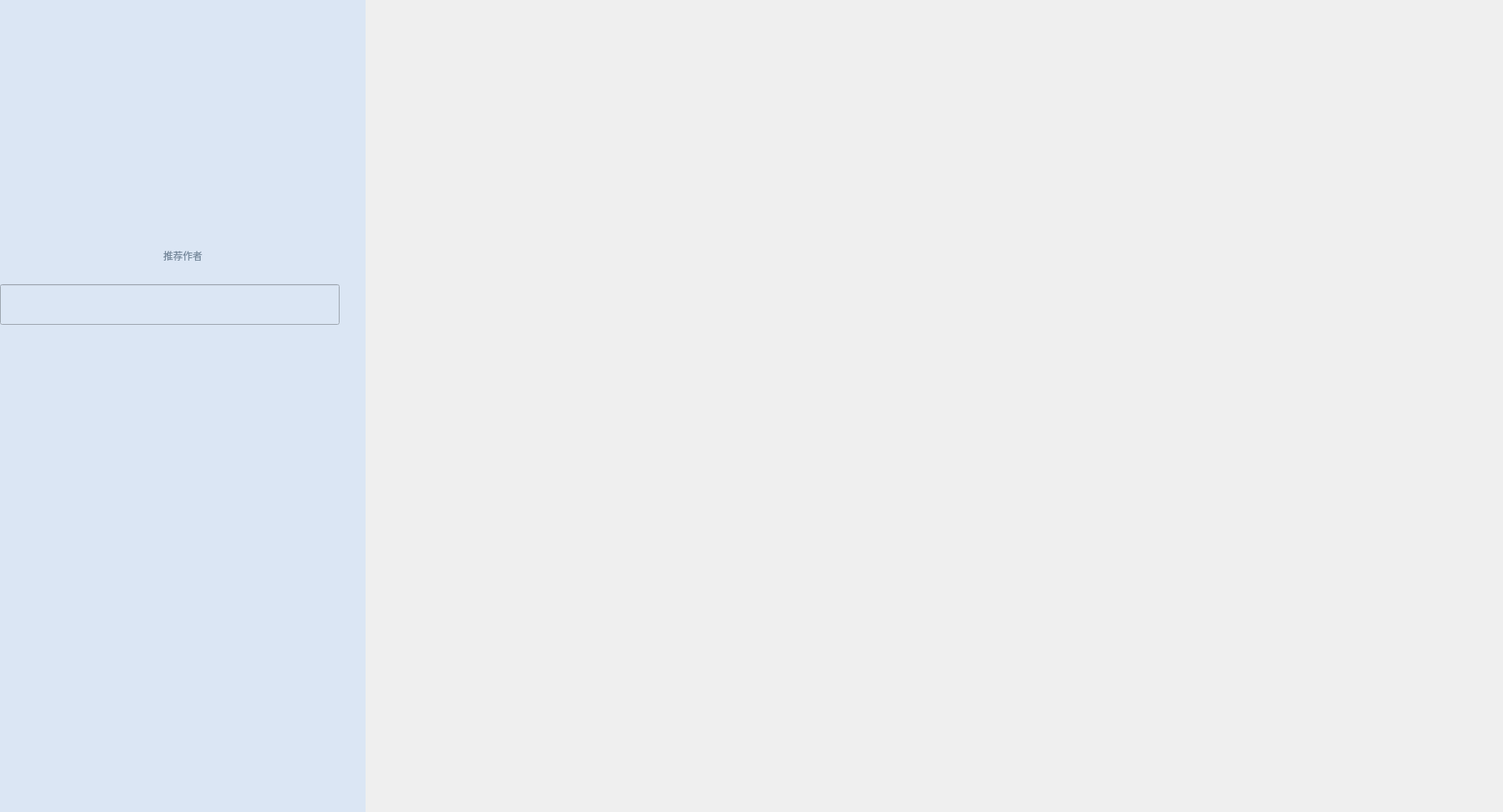
<?xml version="1.0" encoding="UTF-8"?>
<ui version="4.0">
 <class>Widget</class>
 <widget class="QWidget" name="Widget">
  <property name="geometry">
   <rect>
    <x>0</x>
    <y>0</y>
    <width>1850</width>
    <height>1000</height>
   </rect>
  </property>
  <property name="sizePolicy">
   <sizepolicy hsizetype="Preferred" vsizetype="Preferred">
    <horstretch>0</horstretch>
    <verstretch>0</verstretch>
   </sizepolicy>
  </property>
  <property name="minimumSize">
   <size>
    <width>0</width>
    <height>0</height>
   </size>
  </property>
  <property name="baseSize">
   <size>
    <width>0</width>
    <height>0</height>
   </size>
  </property>
  <property name="windowTitle">
   <string>Widget</string>
  </property>
  <layout class="QGridLayout" name="gridLayout">
   <property name="leftMargin">
    <number>0</number>
   </property>
   <property name="topMargin">
    <number>0</number>
   </property>
   <property name="rightMargin">
    <number>0</number>
   </property>
   <property name="bottomMargin">
    <number>0</number>
   </property>
   <property name="spacing">
    <number>0</number>
   </property>
   <item row="0" column="0" colspan="2">
    <widget class="TitleBar" name="titleBar" native="true">
     <property name="minimumSize">
      <size>
       <width>0</width>
       <height>0</height>
      </size>
     </property>
     <property name="maximumSize">
      <size>
       <width>16777215</width>
       <height>16777215</height>
      </size>
     </property>
     <property name="styleSheet">
      <string notr="true"/>
     </property>
    </widget>
   </item>
   <item row="1" column="0">
    <widget class="QWidget" name="widget" native="true">
     <property name="sizePolicy">
      <sizepolicy hsizetype="Minimum" vsizetype="Minimum">
       <horstretch>0</horstretch>
       <verstretch>0</verstretch>
      </sizepolicy>
     </property>
     <property name="minimumSize">
      <size>
       <width>450</width>
       <height>0</height>
      </size>
     </property>
     <property name="maximumSize">
      <size>
       <width>450</width>
       <height>16777215</height>
      </size>
     </property>
     <property name="styleSheet">
      <string notr="true">background:rgb(219,230,244);</string>
     </property>
     <layout class="QVBoxLayout" name="verticalLayout">
      <property name="spacing">
       <number>0</number>
      </property>
      <property name="leftMargin">
       <number>0</number>
      </property>
      <property name="topMargin">
       <number>0</number>
      </property>
      <property name="rightMargin">
       <number>0</number>
      </property>
      <property name="bottomMargin">
       <number>0</number>
      </property>
      <item>
       <widget class="QPushButton" name="pushButton_HomePage">
        <property name="sizePolicy">
         <sizepolicy hsizetype="Preferred" vsizetype="Fixed">
          <horstretch>0</horstretch>
          <verstretch>0</verstretch>
         </sizepolicy>
        </property>
        <property name="minimumSize">
         <size>
          <width>100</width>
          <height>70</height>
         </size>
        </property>
        <property name="styleSheet">
         <string notr="true">QPushButton{
	background:rgb(219,230,244);
	border:0px;
	color:rgb(118,137,156);
	font: 10pt &quot;华文中宋&quot;;
}

QPushButton:focus{
	background:rgb(237,245,253);
	color:rgb(88,109,131);
}</string>
        </property>
        <property name="text">
         <string/>
        </property>
       </widget>
      </item>
      <item>
       <widget class="QPushButton" name="pushButton_Books">
        <property name="sizePolicy">
         <sizepolicy hsizetype="Preferred" vsizetype="Fixed">
          <horstretch>0</horstretch>
          <verstretch>0</verstretch>
         </sizepolicy>
        </property>
        <property name="minimumSize">
         <size>
          <width>100</width>
          <height>70</height>
         </size>
        </property>
        <property name="styleSheet">
         <string notr="true">QPushButton{
	background:rgb(219,230,244);
	border:0px;
	color:rgb(118,137,156);
	
	font: 10pt &quot;华文中宋&quot;;
}

QPushButton:focus{
	background:rgb(237,245,253);
	color:rgb(88,109,131);
}</string>
        </property>
        <property name="text">
         <string/>
        </property>
       </widget>
      </item>
      <item>
       <widget class="QPushButton" name="pushButton_Publications">
        <property name="sizePolicy">
         <sizepolicy hsizetype="Preferred" vsizetype="Fixed">
          <horstretch>0</horstretch>
          <verstretch>0</verstretch>
         </sizepolicy>
        </property>
        <property name="minimumSize">
         <size>
          <width>100</width>
          <height>70</height>
         </size>
        </property>
        <property name="styleSheet">
         <string notr="true">QPushButton{
	background:rgb(219,230,244);
	color:rgb(118,137,156);
	font: 10pt &quot;华文中宋&quot;;
	border:0px;
}

QPushButton:focus{
	background:rgb(237,245,253);
	color:rgb(88,109,131);
}</string>
        </property>
        <property name="text">
         <string/>
        </property>
       </widget>
      </item>
      <item>
       <widget class="QPushButton" name="pushButton_School">
        <property name="sizePolicy">
         <sizepolicy hsizetype="Preferred" vsizetype="Fixed">
          <horstretch>0</horstretch>
          <verstretch>0</verstretch>
         </sizepolicy>
        </property>
        <property name="minimumSize">
         <size>
          <width>100</width>
          <height>70</height>
         </size>
        </property>
        <property name="styleSheet">
         <string notr="true">QPushButton{
	background:rgb(219,230,244);
	color:rgb(118,137,156);
	border:0px;
	font: 10pt &quot;华文中宋&quot;;
}

QPushButton:focus{
	background:rgb(237,245,253);
	color:rgb(88,109,131);
}</string>
        </property>
        <property name="text">
         <string/>
        </property>
       </widget>
      </item>
      <item>
       <widget class="QPushButton" name="pushButton_author">
        <property name="sizePolicy">
         <sizepolicy hsizetype="Preferred" vsizetype="Fixed">
          <horstretch>0</horstretch>
          <verstretch>0</verstretch>
         </sizepolicy>
        </property>
        <property name="minimumSize">
         <size>
          <width>100</width>
          <height>70</height>
         </size>
        </property>
        <property name="styleSheet">
         <string notr="true">QPushButton{
	background:rgb(219,230,244);
	border-radius:15px;
	color:rgb(118,137,156);
	
	font: 10pt &quot;华文中宋&quot;;
}

QPushButton:focus{
	background:rgb(237,245,253);
	color:rgb(88,109,131);
}</string>
        </property>
        <property name="text">
         <string>推荐作者</string>
        </property>
       </widget>
      </item>
      <item>
       <layout class="QHBoxLayout" name="horizontalLayout_8">
        <property name="spacing">
         <number>0</number>
        </property>
        <item>
         <widget class="QLineEdit" name="lineEdit_SearchContent">
          <property name="sizePolicy">
           <sizepolicy hsizetype="Expanding" vsizetype="Preferred">
            <horstretch>0</horstretch>
            <verstretch>0</verstretch>
           </sizepolicy>
          </property>
         </widget>
        </item>
        <item>
         <widget class="QPushButton" name="pushButton_Search">
          <property name="sizePolicy">
           <sizepolicy hsizetype="Preferred" vsizetype="Fixed">
            <horstretch>0</horstretch>
            <verstretch>0</verstretch>
           </sizepolicy>
          </property>
          <property name="minimumSize">
           <size>
            <width>30</width>
            <height>50</height>
           </size>
          </property>
          <property name="styleSheet">
           <string notr="true">QPushButton{
	background:rgb(219,230,244);
	color:rgb(118,137,156);
	border:0px;
	font: 10pt &quot;华文中宋&quot;;
}

QPushButton:focus{
	background:rgb(237,245,253);
	color:rgb(88,109,131);
}</string>
          </property>
          <property name="text">
           <string/>
          </property>
         </widget>
        </item>
       </layout>
      </item>
      <item>
       <spacer name="verticalSpacer">
        <property name="orientation">
         <enum>Qt::Vertical</enum>
        </property>
        <property name="sizeHint" stdset="0">
         <size>
          <width>20</width>
          <height>40</height>
         </size>
        </property>
       </spacer>
      </item>
     </layout>
    </widget>
   </item>
   <item row="1" column="1">
    <widget class="QStackedWidget" name="stackedWidget">
     <property name="currentIndex">
      <number>1</number>
     </property>
     <widget class="QWidget" name="page"/>
     <widget class="QWidget" name="page_2"/>
    </widget>
   </item>
  </layout>
 </widget>
 <layoutdefault spacing="6" margin="11"/>
 <customwidgets>
  <customwidget>
   <class>TitleBar</class>
   <extends>QWidget</extends>
   <header>titlebar.h</header>
   <container>1</container>
  </customwidget>
 </customwidgets>
 <resources/>
 <connections/>
</ui>
